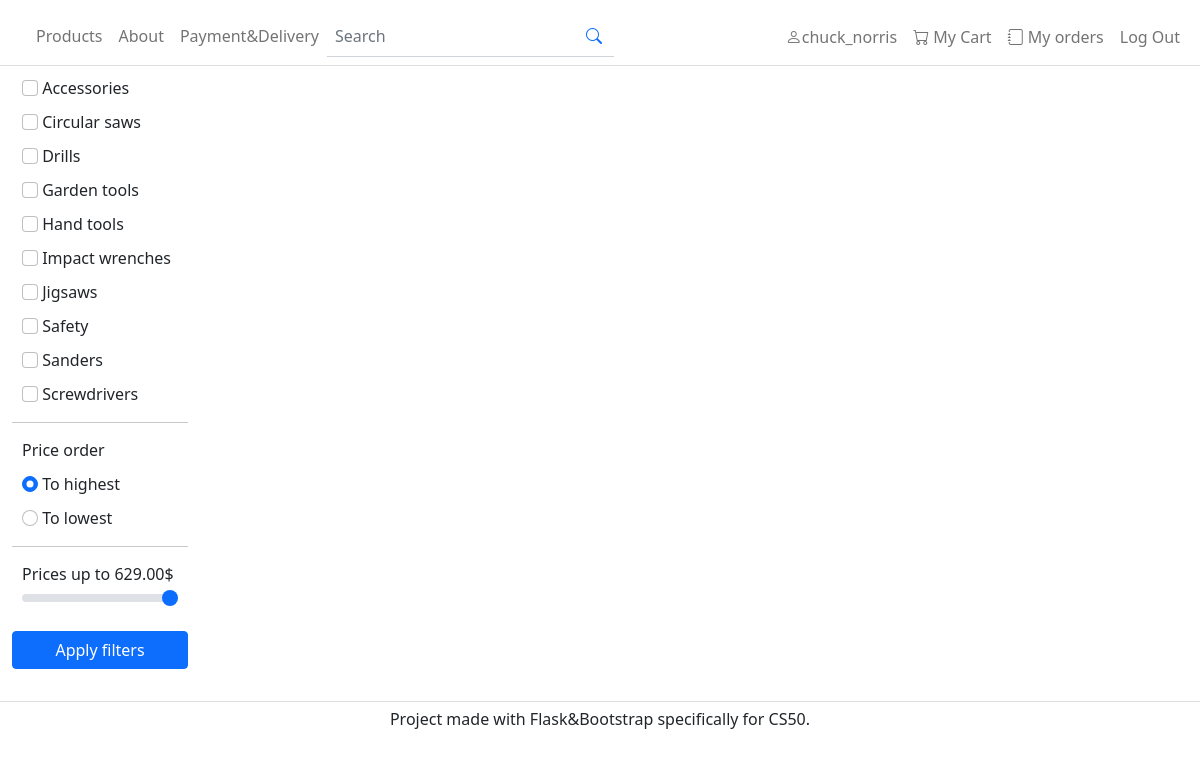
The page /products (signed in) on the database its author committed.
### tables this page shows
CREATE TABLE "Categories" (
	"ID"	INTEGER NOT NULL UNIQUE,
	"Name"	TEXT NOT NULL,
	"Description"	TEXT,
	PRIMARY KEY("ID" AUTOINCREMENT)
);

### views/product_views.py (the view)
def filter_products(search_param = ""):
    if request.method == "POST":
        selectedCategories = request.get_json()["selectedCategories"]
        order = request.get_json()["sortingOrder"]
        searchParam = request.get_json()["searchParameter"]
        highestPrice = request.get_json()["highestPrice"]
        if searchParam != None:
            res = cur.execute("SELECT * FROM Products WHERE Brand LIKE ? OR Model LIKE ? OR Description LIKE ? ORDER BY Price ASC", ("%"+searchParam+"%", "%"+searchParam+"%", "%"+searchParam+"%", ))
        elif order == "asc":
            sql = "SELECT * FROM Products WHERE Category_ID IN (SELECT ID FROM Categories WHERE Name IN (%s)) AND Price <= ? ORDER BY Price ASC" % ("?," * len(selectedCategories))[:-1]
            selectedCategories += [highestPrice] # Adds price limit to query params
            res = cur.execute(sql, selectedCategories)
        else:
            sql = "SELECT * FROM Products WHERE Category_ID IN (SELECT ID FROM Categories WHERE Name IN (%s)) AND Price <= ? ORDER BY Price DESC" % ("?," * len(selectedCategories))[:-1]
            selectedCategories += [highestPrice] # Adds price limit to query params
            res = cur.execute(sql, selectedCategories)
        products = res.fetchall()
        return {"products":products}
    else:
        if search_param:
            res = cur.execute("SELECT Name FROM Categories ORDER BY Name ASC;")
            categories = res.fetchall()
        res = cur.execute("SELECT Name FROM Categories ORDER BY Name ASC;")
        categories = res.fetchall()
        res = cur.execute("SELECT MAX(Price) FROM Products;")
        highestPrice = res.fetchall()
        return render_template("products.html", categories=categories, search_param=search_param, highestPrice=highestPrice)

### templates/products.html (shortened to what this page needs)
{% extends "layout.html" %}
{% block secondary_content %}
    <ul class="nav">
        {% for category in categories %}
            <li class="nav-item full-width">
                <input type="checkbox" class="form-check-input category-item" name="{{ category[0] }}">
                <label for="{{ category[0] }}" class="form-check-label">{{ category[0] }}</label>
            </li>
        {% endfor %}
    </ul>
    <hr>
    <ul id="order-menu" class="nav" style="margin-top: 0px;">
        <li class="nav-item full-width"><p style="margin-bottom: 0px;">Price order</p></li>
        <li class="nav-item full-width">
            <input checked type="radio" class="form-check-input sorting" name="prices-order" id="asc">
            <label for="asc" class="form-check-label">To highest</label>
        </li>
        <li class="nav-item full-width">
            <input type="radio" class="form-check-input sorting" name="prices-order" id="desc">
            <label for="desc" class="form-check-label">To lowest</label>
        </li>
    </ul>
    <hr>
    <ul class="nav">
        <li class="nav-item full-width">
            <label id="price-filter-label" for="price-range" class="form-range-label">Prices up to $</label>
            <input autocomplete="off" onchange="setActualPrice();" class="form-range full-width" type="range" name="price-limit" id="price-range" max={{highestPrice[0][0]}}>
        </li>
    </ul>
    <button class="btn btn-primary" onclick="filtersFetch()" style="margin-top: 15px; width: 100%;">Apply filters</button>
    {% endblock %}

### static/css/styles.css (style rules this page uses)
.nav > .nav-item { border: none; border-radius: 0.25rem; margin: 10px 10px 0px 10px; }
hr { margin-bottom: 5px; }
@media only screen and (min-width: 992px) { .nav > .nav-item.full-width { width: 100%; } }

### rows shown on the page
Categories: Name "Accessories"
Categories: Name "Circular saws"
Categories: Name "Drills"
Categories: Name "Garden tools"
Categories: Name "Hand tools"
Categories: Name "Impact wrenches"
Categories: Name "Jigsaws"
Categories: Name "Safety"
Categories: Name "Sanders"
Categories: Name "Screwdrivers"

### other values the page prints
{{ session["user_name"] }} "chuck_norris"
